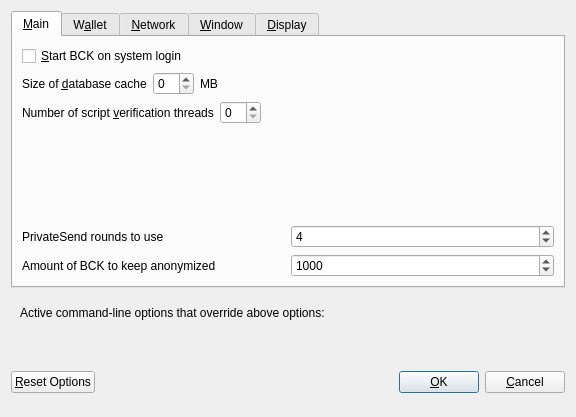
<?xml version="1.0" encoding="UTF-8"?>
<ui version="4.0">
 <class>OptionsDialog</class>
 <widget class="QDialog" name="OptionsDialog">
  <property name="geometry">
   <rect>
    <x>0</x>
    <y>0</y>
    <width>576</width>
    <height>417</height>
   </rect>
  </property>
  <property name="windowTitle">
   <string>Options</string>
  </property>
  <property name="modal">
   <bool>true</bool>
  </property>
  <layout class="QVBoxLayout" name="verticalLayout">
   <item>
    <widget class="QTabWidget" name="tabWidget">
     <property name="currentIndex">
      <number>0</number>
     </property>
     <widget class="QWidget" name="tabMain">
      <attribute name="title">
       <string>&amp;Main</string>
      </attribute>
      <layout class="QVBoxLayout" name="verticalLayout_Main">
       <item>
        <widget class="QCheckBox" name="bitcoinAtStartup">
         <property name="toolTip">
          <string>Automatically start BCK after logging in to the system.</string>
         </property>
         <property name="text">
          <string>&amp;Start BCK on system login</string>
         </property>
        </widget>
       </item>
       <item>
        <layout class="QHBoxLayout" name="horizontalLayout_2_Main">
         <item>
          <widget class="QLabel" name="databaseCacheLabel">
           <property name="text">
            <string>Size of &amp;database cache</string>
           </property>
           <property name="textFormat">
            <enum>Qt::PlainText</enum>
           </property>
           <property name="buddy">
            <cstring>databaseCache</cstring>
           </property>
          </widget>
         </item>
         <item>
          <widget class="QSpinBox" name="databaseCache"/>
         </item>
         <item>
          <widget class="QLabel" name="databaseCacheUnitLabel">
           <property name="text">
            <string>MB</string>
           </property>
           <property name="textFormat">
            <enum>Qt::PlainText</enum>
           </property>
          </widget>
         </item>
         <item>
          <spacer name="horizontalSpacer_2_Main">
           <property name="orientation">
            <enum>Qt::Horizontal</enum>
           </property>
           <property name="sizeHint" stdset="0">
            <size>
             <width>40</width>
             <height>20</height>
            </size>
           </property>
          </spacer>
         </item>
        </layout>
       </item>
       <item>
        <layout class="QHBoxLayout" name="horizontalLayout_3_Main">
         <item>
          <widget class="QLabel" name="threadsScriptVerifLabel">
           <property name="text">
            <string>Number of script &amp;verification threads</string>
           </property>
           <property name="textFormat">
            <enum>Qt::PlainText</enum>
           </property>
           <property name="buddy">
            <cstring>threadsScriptVerif</cstring>
           </property>
          </widget>
         </item>
         <item>
          <widget class="QSpinBox" name="threadsScriptVerif">
           <property name="toolTip">
            <string>(0 = auto, &lt;0 = leave that many cores free)</string>
           </property>
          </widget>
         </item>
         <item>
          <spacer name="horizontalSpacer_3_Main">
           <property name="orientation">
            <enum>Qt::Horizontal</enum>
           </property>
           <property name="sizeHint" stdset="0">
            <size>
             <width>40</width>
             <height>20</height>
            </size>
           </property>
          </spacer>
         </item>
        </layout>
       </item>
       <item>
        <spacer name="verticalSpacer_Main">
         <property name="orientation">
          <enum>Qt::Vertical</enum>
         </property>
         <property name="sizeHint" stdset="0">
          <size>
           <width>20</width>
           <height>40</height>
          </size>
         </property>
        </spacer>
       </item>
       <item>
        <layout class="QHBoxLayout" name="horizontalLayout_4_Main">
         <item>
          <widget class="QLabel" name="label">
           <property name="toolTip">
            <string>This setting determines the amount of individual masternodes that an input will be anonymized through.&lt;br/&gt;More rounds of anonymization gives a higher degree of privacy, but also costs more in fees.</string>
           </property>
           <property name="text">
            <string>PrivateSend rounds to use</string>
           </property>
          </widget>
         </item>
         <item>
          <widget class="QSpinBox" name="privatesendRounds">
           <property name="minimum">
            <number>2</number>
           </property>
           <property name="maximum">
            <number>8</number>
           </property>
           <property name="value">
            <number>4</number>
           </property>
          </widget>
         </item>
        </layout>
       </item>
       <item>
        <layout class="QHBoxLayout" name="horizontalLayout">
         <item>
          <widget class="QLabel" name="label_2">
           <property name="toolTip">
            <string>This amount acts as a threshold to turn off PrivateSend once it's reached.</string>
           </property>
           <property name="statusTip">
            <string notr="true"/>
           </property>
           <property name="whatsThis">
            <string notr="true"/>
           </property>
           <property name="accessibleName">
            <string notr="true"/>
           </property>
           <property name="accessibleDescription">
            <string notr="true"/>
           </property>
           <property name="text">
            <string>Amount of BCK to keep anonymized</string>
           </property>
          </widget>
         </item>
         <item>
          <widget class="QSpinBox" name="anonymizeblockovia">
           <property name="minimum">
            <number>100</number>
           </property>
           <property name="maximum">
            <number>100000</number>
           </property>
           <property name="singleStep">
            <number>100</number>
           </property>
           <property name="value">
            <number>1000</number>
           </property>
          </widget>
         </item>
        </layout>
       </item>
      </layout>
     </widget>
     <widget class="QWidget" name="tabWallet">
      <attribute name="title">
       <string>W&amp;allet</string>
      </attribute>
      <layout class="QVBoxLayout" name="verticalLayout_Wallet">
       <item>
        <widget class="QGroupBox" name="groupBox">
         <property name="title">
          <string>Expert</string>
         </property>
         <layout class="QVBoxLayout" name="verticalLayout_2">
          <item>
           <widget class="QCheckBox" name="coinControlFeatures">
            <property name="toolTip">
             <string>Whether to show coin control features or not.</string>
            </property>
            <property name="text">
             <string>Enable coin &amp;control features</string>
            </property>
           </widget>
          </item>
          <item>
           <widget class="QCheckBox" name="showMasternodesTab">
            <property name="toolTip">
             <string>Show additional tab listing all your masternodes in first sub-tab&lt;br/&gt;and all masternodes on the network in second sub-tab.</string>
            </property>
            <property name="text">
             <string>Show Masternodes Tab</string>
            </property>
           </widget>
          </item>
          <item>
           <widget class="QCheckBox" name="spendZeroConfChange">
            <property name="toolTip">
             <string>If you disable the spending of unconfirmed change, the change from a transaction&lt;br/&gt;cannot be used until that transaction has at least one confirmation.&lt;br/&gt;This also affects how your balance is computed.</string>
            </property>
            <property name="text">
             <string>&amp;Spend unconfirmed change</string>
            </property>
           </widget>
          </item>
         </layout>
        </widget>
       </item>
       <item>
        <spacer name="verticalSpacer_Wallet">
         <property name="orientation">
          <enum>Qt::Vertical</enum>
         </property>
         <property name="sizeHint" stdset="0">
          <size>
           <width>20</width>
           <height>40</height>
          </size>
         </property>
        </spacer>
       </item>
      </layout>
     </widget>
     <widget class="QWidget" name="tabNetwork">
      <attribute name="title">
       <string>&amp;Network</string>
      </attribute>
      <layout class="QVBoxLayout" name="verticalLayout_Network">
       <item>
        <widget class="QCheckBox" name="mapPortUpnp">
         <property name="toolTip">
          <string>Automatically open the BCK client port on the router. This only works when your router supports UPnP and it is enabled.</string>
         </property>
         <property name="text">
          <string>Map port using &amp;UPnP</string>
         </property>
        </widget>
       </item>
       <item>
        <widget class="QCheckBox" name="allowIncoming">
         <property name="toolTip">
          <string>Accept connections from outside</string>
         </property>
         <property name="text">
          <string>Allow incoming connections</string>
         </property>
        </widget>
       </item>
       <item>
        <widget class="QCheckBox" name="connectSocks">
         <property name="toolTip">
          <string>Connect to the BCK network through a SOCKS5 proxy.</string>
         </property>
         <property name="text">
          <string>&amp;Connect through SOCKS5 proxy (default proxy):</string>
         </property>
        </widget>
       </item>
       <item>
        <layout class="QHBoxLayout" name="horizontalLayout_1_Network">
         <item>
          <widget class="QLabel" name="proxyIpLabel">
           <property name="text">
            <string>Proxy &amp;IP:</string>
           </property>
           <property name="textFormat">
            <enum>Qt::PlainText</enum>
           </property>
           <property name="buddy">
            <cstring>proxyIp</cstring>
           </property>
          </widget>
         </item>
         <item>
          <widget class="QValidatedLineEdit" name="proxyIp">
           <property name="minimumSize">
            <size>
             <width>140</width>
             <height>0</height>
            </size>
           </property>
           <property name="maximumSize">
            <size>
             <width>140</width>
             <height>16777215</height>
            </size>
           </property>
           <property name="toolTip">
            <string>IP address of the proxy (e.g. IPv4: 127.0.0.1 / IPv6: ::1)</string>
           </property>
          </widget>
         </item>
         <item>
          <widget class="QLabel" name="proxyPortLabel">
           <property name="text">
            <string>&amp;Port:</string>
           </property>
           <property name="textFormat">
            <enum>Qt::PlainText</enum>
           </property>
           <property name="buddy">
            <cstring>proxyPort</cstring>
           </property>
          </widget>
         </item>
         <item>
          <widget class="QLineEdit" name="proxyPort">
           <property name="minimumSize">
            <size>
             <width>55</width>
             <height>0</height>
            </size>
           </property>
           <property name="maximumSize">
            <size>
             <width>55</width>
             <height>16777215</height>
            </size>
           </property>
           <property name="toolTip">
            <string>Port of the proxy (e.g. 9050)</string>
           </property>
          </widget>
         </item>
         <item>
          <spacer name="horizontalSpacer_1_Network">
           <property name="orientation">
            <enum>Qt::Horizontal</enum>
           </property>
           <property name="sizeHint" stdset="0">
            <size>
             <width>40</width>
             <height>20</height>
            </size>
           </property>
          </spacer>
         </item>
        </layout>
       </item>
       <item>
        <spacer name="verticalSpacer_Network">
         <property name="orientation">
          <enum>Qt::Vertical</enum>
         </property>
         <property name="sizeHint" stdset="0">
          <size>
           <width>20</width>
           <height>40</height>
          </size>
         </property>
        </spacer>
       </item>
      </layout>
     </widget>
     <widget class="QWidget" name="tabWindow">
      <attribute name="title">
       <string>&amp;Window</string>
      </attribute>
      <layout class="QVBoxLayout" name="verticalLayout_Window">
       <item>
        <widget class="QCheckBox" name="minimizeToTray">
         <property name="toolTip">
          <string>Show only a tray icon after minimizing the window.</string>
         </property>
         <property name="text">
          <string>&amp;Minimize to the tray instead of the taskbar</string>
         </property>
        </widget>
       </item>
       <item>
        <widget class="QCheckBox" name="minimizeOnClose">
         <property name="toolTip">
          <string>Minimize instead of exit the application when the window is closed. When this option is enabled, the application will be closed only after selecting Quit in the menu.</string>
         </property>
         <property name="text">
          <string>M&amp;inimize on close</string>
         </property>
        </widget>
       </item>
       <item>
        <spacer name="verticalSpacer_Window">
         <property name="orientation">
          <enum>Qt::Vertical</enum>
         </property>
         <property name="sizeHint" stdset="0">
          <size>
           <width>20</width>
           <height>40</height>
          </size>
         </property>
        </spacer>
       </item>
      </layout>
     </widget>
     <widget class="QWidget" name="tabDisplay">
      <attribute name="title">
       <string>&amp;Display</string>
      </attribute>
      <layout class="QVBoxLayout" name="verticalLayout_Display">
       <item>
        <layout class="QHBoxLayout" name="horizontalLayout_1_Display">
         <item>
          <widget class="QLabel" name="langLabel">
           <property name="text">
            <string>User Interface &amp;language:</string>
           </property>
           <property name="textFormat">
            <enum>Qt::PlainText</enum>
           </property>
           <property name="buddy">
            <cstring>lang</cstring>
           </property>
          </widget>
         </item>
         <item>
          <widget class="QValueComboBox" name="lang">
           <property name="toolTip">
            <string>The user interface language can be set here. This setting will take effect after restarting BCK.</string>
           </property>
          </widget>
         </item>
        </layout>
       </item>
       <item>
        <widget class="QLabel" name="label_3">
         <property name="toolTip">
          <string notr="true"/>
         </property>
         <property name="statusTip">
          <string notr="true"/>
         </property>
         <property name="whatsThis">
          <string notr="true"/>
         </property>
         <property name="accessibleName">
          <string notr="true"/>
         </property>
         <property name="text">
          <string>Language missing or translation incomplete? Help contributing translations here:
https://www.transifex.com/blockovia-project/blockovia-project-translations</string>
         </property>
         <property name="wordWrap">
          <bool>true</bool>
         </property>
         <property name="openExternalLinks">
          <bool>true</bool>
         </property>
         <property name="textInteractionFlags">
          <set>Qt::TextBrowserInteraction</set>
         </property>
        </widget>
       </item>
       <item>
        <layout class="QHBoxLayout" name="horizontalLayout_4_Display" stretch="0,0">
         <item>
          <widget class="QLabel" name="themeLabel">
           <property name="text">
            <string>User Interface Theme:</string>
           </property>
          </widget>
         </item>
         <item>
          <widget class="QValueComboBox" name="theme"/>
         </item>
        </layout>
       </item>
       <item>
        <widget class="Line" name="line">
         <property name="orientation">
          <enum>Qt::Horizontal</enum>
         </property>
        </widget>
       </item>
       <item>
        <layout class="QHBoxLayout" name="horizontalLayout_2_Display">
         <item>
          <widget class="QLabel" name="unitLabel">
           <property name="text">
            <string>&amp;Unit to show amounts in:</string>
           </property>
           <property name="textFormat">
            <enum>Qt::PlainText</enum>
           </property>
           <property name="buddy">
            <cstring>unit</cstring>
           </property>
          </widget>
         </item>
         <item>
          <widget class="QValueComboBox" name="unit">
           <property name="toolTip">
            <string>Choose the default subdivision unit to show in the interface and when sending coins.</string>
           </property>
          </widget>
         </item>
        </layout>
       </item>
       <item>
        <layout class="QHBoxLayout" name="horizontalLayout_5_Display">
         <item>
          <widget class="QLabel" name="digitsLabel">
           <property name="text">
            <string>Decimal digits</string>
           </property>
          </widget>
         </item>
         <item>
          <widget class="QValueComboBox" name="digits"/>
         </item>
        </layout>
       </item>
       <item>
        <layout class="QHBoxLayout" name="horizontalLayout_3_Display">
         <item>
          <widget class="QLabel" name="thirdPartyTxUrlsLabel">
           <property name="toolTip">
            <string>Third party URLs (e.g. a block explorer) that appear in the transactions tab as context menu items. %s in the URL is replaced by transaction hash. Multiple URLs are separated by vertical bar |.</string>
           </property>
           <property name="text">
            <string>Third party transaction URLs</string>
           </property>
           <property name="buddy">
            <cstring>thirdPartyTxUrls</cstring>
           </property>
          </widget>
         </item>
         <item>
          <widget class="QLineEdit" name="thirdPartyTxUrls">
           <property name="toolTip">
            <string>Third party URLs (e.g. a block explorer) that appear in the transactions tab as context menu items. %s in the URL is replaced by transaction hash. Multiple URLs are separated by vertical bar |.</string>
           </property>
          </widget>
         </item>
        </layout>
       </item>
       <item>
        <spacer name="verticalSpacer">
         <property name="orientation">
          <enum>Qt::Vertical</enum>
         </property>
         <property name="sizeHint" stdset="0">
          <size>
           <width>20</width>
           <height>40</height>
          </size>
         </property>
        </spacer>
       </item>
      </layout>
     </widget>
    </widget>
   </item>
   <item>
    <widget class="QFrame" name="frame">
     <layout class="QVBoxLayout" name="verticalLayout_Bottom">
      <item>
       <layout class="QHBoxLayout" name="horizontalLayout_Bottom">
        <item>
         <widget class="QLabel" name="overriddenByCommandLineInfoLabel">
          <property name="text">
           <string>Active command-line options that override above options:</string>
          </property>
          <property name="textFormat">
           <enum>Qt::PlainText</enum>
          </property>
         </widget>
        </item>
        <item>
         <spacer name="horizontalSpacer_Bottom">
          <property name="orientation">
           <enum>Qt::Horizontal</enum>
          </property>
          <property name="sizeHint" stdset="0">
           <size>
            <width>40</width>
            <height>20</height>
           </size>
          </property>
         </spacer>
        </item>
       </layout>
      </item>
      <item>
       <widget class="QLabel" name="overriddenByCommandLineLabel">
        <property name="text">
         <string/>
        </property>
        <property name="textFormat">
         <enum>Qt::PlainText</enum>
        </property>
        <property name="wordWrap">
         <bool>true</bool>
        </property>
       </widget>
      </item>
     </layout>
    </widget>
   </item>
   <item>
    <layout class="QHBoxLayout" name="horizontalLayout_Buttons">
     <item>
      <widget class="QPushButton" name="resetButton">
       <property name="toolTip">
        <string>Reset all client options to default.</string>
       </property>
       <property name="text">
        <string>&amp;Reset Options</string>
       </property>
       <property name="autoDefault">
        <bool>false</bool>
       </property>
      </widget>
     </item>
     <item>
      <spacer name="horizontalSpacer_1">
       <property name="orientation">
        <enum>Qt::Horizontal</enum>
       </property>
       <property name="sizeHint" stdset="0">
        <size>
         <width>40</width>
         <height>48</height>
        </size>
       </property>
      </spacer>
     </item>
     <item>
      <widget class="QLabel" name="statusLabel">
       <property name="minimumSize">
        <size>
         <width>200</width>
         <height>0</height>
        </size>
       </property>
       <property name="font">
        <font>
         <weight>75</weight>
         <bold>true</bold>
        </font>
       </property>
       <property name="text">
        <string/>
       </property>
       <property name="textFormat">
        <enum>Qt::PlainText</enum>
       </property>
       <property name="wordWrap">
        <bool>true</bool>
       </property>
      </widget>
     </item>
     <item>
      <spacer name="horizontalSpacer_2">
       <property name="orientation">
        <enum>Qt::Horizontal</enum>
       </property>
       <property name="sizeHint" stdset="0">
        <size>
         <width>40</width>
         <height>48</height>
        </size>
       </property>
      </spacer>
     </item>
     <item>
      <widget class="QPushButton" name="okButton">
       <property name="text">
        <string>&amp;OK</string>
       </property>
       <property name="autoDefault">
        <bool>false</bool>
       </property>
       <property name="default">
        <bool>true</bool>
       </property>
      </widget>
     </item>
     <item>
      <widget class="QPushButton" name="cancelButton">
       <property name="text">
        <string>&amp;Cancel</string>
       </property>
       <property name="autoDefault">
        <bool>false</bool>
       </property>
      </widget>
     </item>
    </layout>
   </item>
  </layout>
 </widget>
 <customwidgets>
  <customwidget>
   <class>QValidatedLineEdit</class>
   <extends>QLineEdit</extends>
   <header>qvalidatedlineedit.h</header>
  </customwidget>
  <customwidget>
   <class>QValueComboBox</class>
   <extends>QComboBox</extends>
   <header>qvaluecombobox.h</header>
  </customwidget>
 </customwidgets>
 <resources/>
 <connections/>
</ui>
